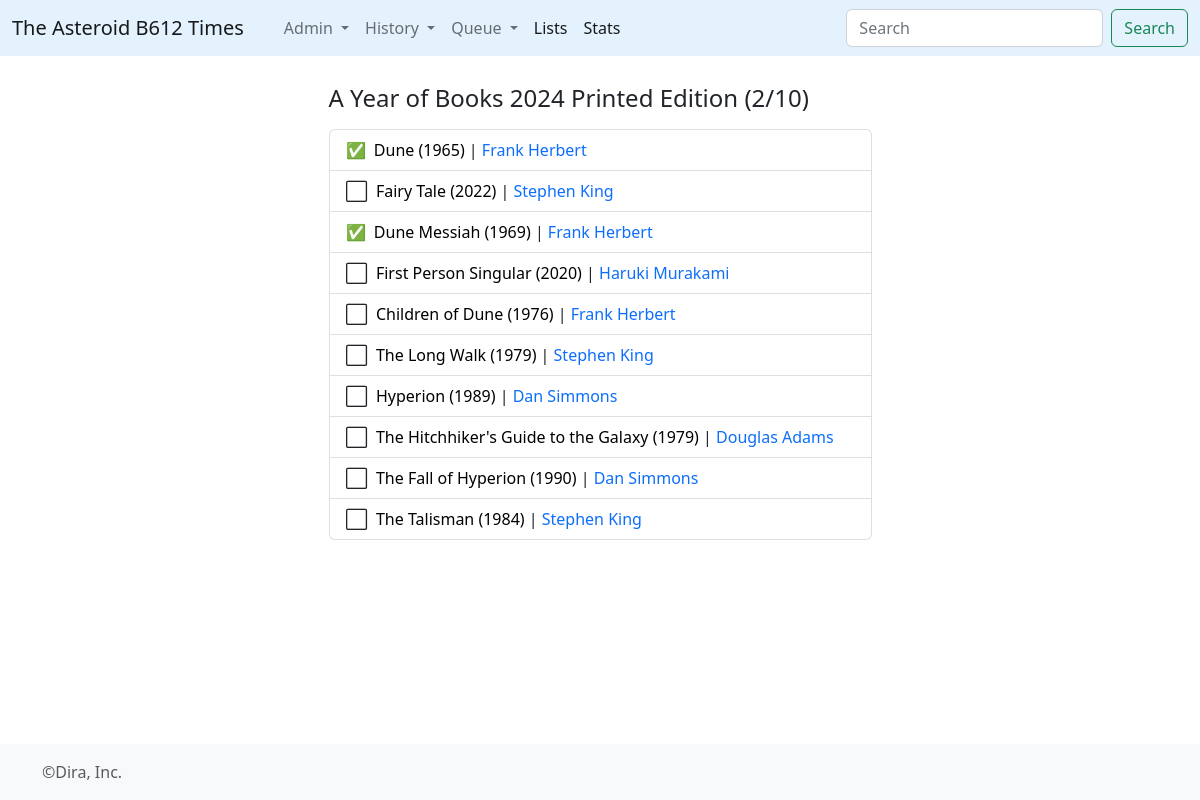
/booklist/8, run on the app's committed database.
### times/models.py (models this page shows, shortened)
class BookList(models.Model):
	listname = models.CharField(max_length=500)
	date_created = models.DateField(auto_now=True)
	listinfo = models.TextField()
	@property
	def conteo(self):
		cont = RelBookList.objects.filter(blist=self).count()
		return cont
	@property
	def lecturas(self):
		n_lecturas = RelBookList.objects.filter(blist=self, bbook__consumo__isnull=False).count()
		return n_lecturas

class RelBookList(models.Model):
	blist = models.ForeignKey(BookList,on_delete=models.CASCADE)
	bbook =models.ForeignKey(Book,on_delete=models.CASCADE)

class Book(models.Model):
	title = models.CharField(max_length=512)
	orig_lan = models.CharField(max_length=2)
	info = models.TextField()
	pub_year = models.IntegerField()
	wtype = models.ForeignKey(WikiType,on_delete=models.CASCADE)
	@property
	def titulo(self):
		return self.title+' ('+ str(self.pub_year) +')'
	@property
	def authors_links(self):
		creds = Credito.objects.filter(ctype__id__in=[1,5,6,7],media_type=1,media_id=self.id)
		enlaces = ""
		for c in creds:
			enlaces = enlaces + "<a href='/wiki/"+str(c.persona.id)+"' style='text-decoration:none;'>"+c.persona.title+"</a>,&nbsp;"
		return enlaces[:-7]
	@property
	def rhist(self):
		conteo = Consumo.objects.filter(volume__id=self.id).count()
		if conteo == 0:
			rcheck = 0
		else:
			rcheck = 1
		return rcheck

class Credito(models.Model):
	ctype = models.ForeignKey(CreditType,on_delete=models.CASCADE)
	persona = models.ForeignKey(Wiki,on_delete=models.CASCADE)
	media_type = models.IntegerField()
	media_id = models.IntegerField()

class Wiki(models.Model):
	wtype = models.ForeignKey(WikiType,on_delete=models.CASCADE)
	title = models.CharField(max_length=512)
	info = models.TextField()
	created_at = models.DateTimeField(auto_now=True)
	updated_at = models.DateTimeField(null=True,blank=True)

### times/views.py (the view)
# urls.py: path('booklist/<lid>', views.booklist, name='booklist'),
def booklist(request,lid):
	this_lista = BookList.objects.get(pk=int(lid))
	this_books = RelBookList.objects.filter(blist=this_lista).order_by('id')
	return render(request,'lista.html',{'this_lista':this_lista,'this_books':this_books})

### times/templates/lista.html (shortened to what this page needs)
{% extends 'base_forms.html' %}
{% block contenido %}
<article>
	<h4>{{this_lista.listname}} ({{this_lista.lecturas}}/{{this_lista.conteo}})</h4>
	  <ul class="list-group">
        {% for l in this_books %}
          <li class="list-group-item">
          {% if l.bbook.rhist > 0 %}&#9989;{%else%}&#11036;{%endif%} <a href="{% url 'book' l.bbook.id %}" style="color:black; text-decoration: none;">
          &nbsp;{{l.bbook.titulo}}</a>&nbsp;|&nbsp;{{l.bbook.authors_links|safe}}
          </li>
        {% endfor %}
      </ul>
</article>
<br>
{% endblock%}

### data on the page
BookList: listname "A Year of Books 2024 Printed Edition", lecturas "2", conteo "10"
RelBookList: bbook.titulo "Dune (1965)", bbook.authors_links "Frank Herbert"
RelBookList: bbook.titulo "Fairy Tale (2022)", bbook.authors_links "Stephen King"
RelBookList: bbook.titulo "Dune Messiah (1969)", bbook.authors_links "Frank Herbert"
RelBookList: bbook.titulo "First Person Singular (2020)", bbook.authors_links "Haruki Murakami"
RelBookList: bbook.titulo "Children of Dune (1976)", bbook.authors_links "Frank Herbert"
RelBookList: bbook.titulo "The Long Walk (1979)", bbook.authors_links "Stephen King"
RelBookList: bbook.titulo "Hyperion (1989)", bbook.authors_links "Dan Simmons"
RelBookList: bbook.titulo "The Hitchhiker's Guide to the Galaxy (1979)", bbook.authors_links "Douglas Adams"
RelBookList: bbook.titulo "The Fall of Hyperion (1990)", bbook.authors_links "Dan Simmons"
RelBookList: bbook.titulo "The Talisman (1984)", bbook.authors_links "Stephen King"
